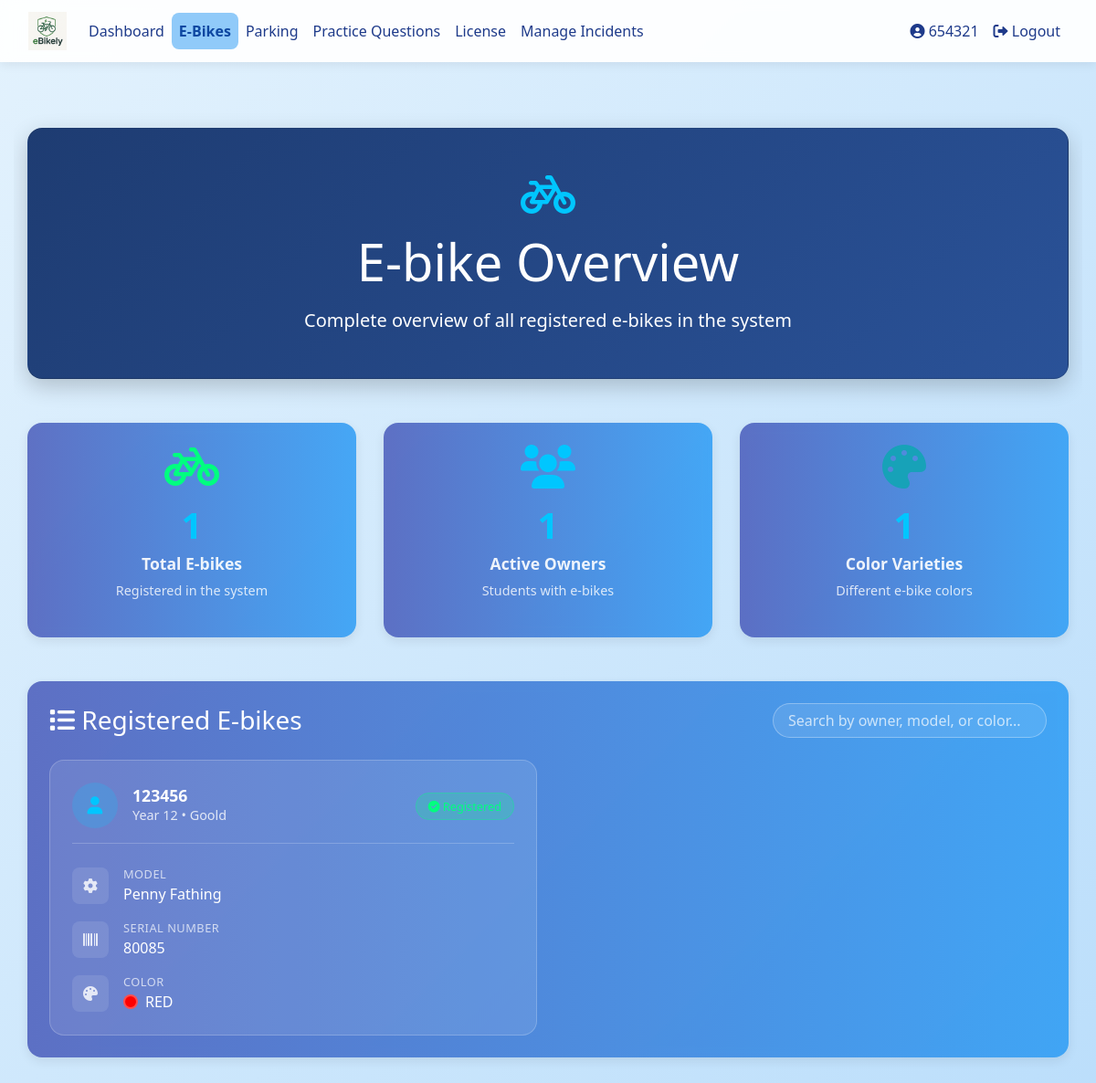
/ebikes (signed in), run on the app's committed database.
### database_setup.py (models this page shows)
class User(Base, UserMixin):
    __tablename__ = 'users'
    id = Column(Integer, primary_key=True)
    username = Column(String(150), unique=True, nullable=False)
    email = Column(String(150), nullable=True)
    password = Column(String(150), nullable=False)
    ebikes = relationship('EBike', back_populates='owner', cascade="all, delete-orphan")
    practice_tests = relationship('PracticeTest', back_populates='user', cascade="all, delete-orphan")
    real_tests = relationship('RealTest', back_populates='user', cascade="all, delete-orphan")
    practice_attempts = relationship("PracticeAttempt", back_populates="user", cascade="all, delete-orphan")
    parking_spot = relationship("ParkingSpot", back_populates="reserved_user", uselist=False)
    reservations = relationship("ParkingReservation", back_populates="user")
    incident_reports = relationship('IncidentReport', foreign_keys='IncidentReport.reported_user_id', back_populates='reported_user')
    has_license = Column(Boolean, default=False)
    role = Column(String(10))  # 'student' or 'teacher'
    department = Column(String(150))  # for teachers
    year = Column(Integer)  # for students
    house = Column(String(50))  # for students

class EBike(Base):
    __tablename__ = 'ebikes'
    id = Column(Integer, primary_key=True)
    owner_id = Column(Integer, ForeignKey('users.id'), nullable=False)
    model = Column(String(100), nullable=False)
    serial_number = Column(String(100), unique=True, nullable=False)
    colour = Column(String(50), nullable=False)  # New field for e-bike colour
    is_approved = Column(Boolean, default=False)
    registration_date = Column(DateTime, default=datetime.utcnow)
    owner = relationship('User', back_populates='ebikes')

### app.py (the view, shortened to what this page needs)
@app.route('/ebikes', methods=['GET', 'POST'])
@login_required
def ebike_management():
    session = SessionLocal()
    if current_user.role == 'teacher':
        all_ebikes = session.query(EBike).options(
            joinedload(EBike.owner)
        ).join(User).filter(User.role == 'student').all()
        session.close()
        return render_template('admin_ebike_overview.html', ebikes=all_ebikes)

### app.py (called while the page is built)
@login_manager.user_loader
def load_user(user_id):
    session = SessionLocal()
    user = session.query(User).get(int(user_id))
    session.close()
    return user

### templates/admin_ebike_overview.html (shortened to what this page needs)
{% extends "base.html" %}
{% block content %}
<div class="container welcome-container">
  <div class="hero-section card text-white p-5 mb-5 fade-in">
    <div class="text-center">
      <i class="fas fa-bicycle dashboard-icon mb-3"></i>
      <h1 class="display-4 mb-3">E-bike Overview</h1>
      <p class="lead mb-0">Complete overview of all registered e-bikes in the system</p>
    </div>
  </div>
  <div class="row slide-up-delay g-4 mb-5">
    <div class="col-md-4">
      <div class="card feature-card p-4 text-center">
        <div class="stat-icon mb-3">
          <i class="fas fa-bicycle fa-3x text-success"></i>
        </div>
        <h3 class="stat-number">{{ ebikes|length }}</h3>
        <h5 class="stat-label">Total E-bikes</h5>
        <p class="stat-description">Registered in the system</p>
      </div>
    </div>
    <div class="col-md-4">
      <div class="card feature-card p-4 text-center">
        <div class="stat-icon mb-3">
          <i class="fas fa-users fa-3x text-primary"></i>
        </div>
        <h3 class="stat-number">{{ ebikes|map(attribute='owner')|unique|list|length }}</h3>
        <h5 class="stat-label">Active Owners</h5>
        <p class="stat-description">Students with e-bikes</p>
      </div>
    </div>
    <div class="col-md-4">
      <div class="card feature-card p-4 text-center">
        <div class="stat-icon mb-3">
          <i class="fas fa-palette fa-3x text-info"></i>
        </div>
        <h3 class="stat-number">{{ ebikes|map(attribute='colour')|unique|list|length }}</h3>
        <h5 class="stat-label">Color Varieties</h5>
        <p class="stat-description">Different e-bike colors</p>
      </div>
    </div>
  </div>
  <div class="card feature-card p-4 slide-up-delay">
    <div class="d-flex justify-content-between align-items-center mb-4">
      <h3 class="mb-0">
        <i class="fas fa-list me-2"></i>
        Registered E-bikes
      </h3>
      <div class="search-controls">
        <input type="text" id="searchInput" class="form-control search-input" placeholder="Search by owner, model, or color...">
      </div>
    </div>
    {% if ebikes %}
      <div class="ebikes-grid" id="ebikesGrid">
        {% for ebike in ebikes %}
          <div class="ebike-card" data-search="{{ ebike.owner.username|lower }} {{ ebike.model|lower }} {{ ebike.colour|lower }} {{ ebike.serial_number|lower }}">
            <div class="ebike-header">
              <div class="owner-info">
                <div class="owner-avatar">
                  <i class="fas fa-user"></i>
                </div>
                <div class="owner-details">
                  <h5 class="owner-name">{{ ebike.owner.username }}</h5>
                  <p class="owner-meta">Year {{ ebike.owner.year }} • {{ ebike.owner.house }}</p>
                </div>
              </div>
              <div class="ebike-status">
                <span class="status-badge active">
                  <i class="fas fa-check-circle"></i> Registered
                </span>
              </div>
            </div>
            <div class="ebike-details">
              <div class="detail-item">
                <div class="detail-icon">
                  <i class="fas fa-cog"></i>
                </div>
                <div class="detail-content">
                  <span class="detail-label">Model</span>
                  <span class="detail-value">{{ ebike.model }}</span>
                </div>
              </div>
              <div class="detail-item">
                <div class="detail-icon">
                  <i class="fas fa-barcode"></i>
                </div>
                <div class="detail-content">
                  <span class="detail-label">Serial Number</span>
                  <span class="detail-value">{{ ebike.serial_number }}</span>
                </div>
              </div>
              <div class="detail-item">
                <div class="detail-icon">
                  <i class="fas fa-palette"></i>
                </div>
                <div class="detail-content">
                  <span class="detail-label">Color</span>
                  <span class="detail-value">
                    <span class="color-indicator" data-color="{{ ebike.colour|lower }}"></span>
                    {{ ebike.colour }}
                  </span>
                </div>
              </div>
            </div>
          </div>
        {% endfor %}
      </div>
    {% endif %}
  </div>
</div>
<link rel="stylesheet" href="https://cdnjs.cloudflare.com/ajax/libs/font-awesome/6.0.0/css/all.min.css">
{% endblock %}

### templates/base.html (shortened to what this page needs)
<!DOCTYPE html>
<html lang="en">
<head>
  <link rel="stylesheet" href="https://stackpath.bootstrapcdn.com/bootstrap/4.5.2/css/bootstrap.min.css">
  <link rel="stylesheet" href="{{ url_for('static', filename='styles.css') }}">
  <link href="https://cdnjs.cloudflare.com/ajax/libs/font-awesome/5.15.4/css/all.min.css" rel="stylesheet">
</head>
<body>
  <nav class="navbar navbar-expand-lg navbar-light">
    <div class="container-fluid">
      <a class="navbar-brand" href="{{ url_for('dashboard') }}">
        <img src="{{ url_for('static', filename='images/logo.png') }}" alt="E-Bike Manager Logo">
      </a>
      <div class="collapse navbar-collapse justify-content-between" id="navbarNav">
        <ul class="navbar-nav">
          {% if current_user.is_authenticated %}
            <li class="nav-item"><a class="nav-link {% if request.endpoint == 'dashboard' %}active{% endif %}" href="{{ url_for('dashboard') }}">Dashboard</a></li>
            <li class="nav-item"><a class="nav-link {% if request.endpoint == 'ebike_management' %}active{% endif %}" href="{{ url_for('ebike_management') }}">E-Bikes</a></li>
            <li class="nav-item"><a class="nav-link {% if request.endpoint == 'parking_spots' %}active{% endif %}" href="{{ url_for('parking_spots') }}">Parking</a></li>
            <li class="nav-item"><a class="nav-link {% if request.endpoint == 'practice_selection' %}active{% endif %}" href="{{ url_for('practice_selection') }}">Practice Questions</a></li>
            <li class="nav-item"><a class="nav-link" href="{{ url_for('license_page') }}">License</a></li>
            {% if current_user.role == 'student' %}
              <li class="nav-item"><a class="nav-link {% if request.endpoint == 'report_incident' %}active{% endif %}" href="{{ url_for('report_incident') }}">Report Incident</a></li>
            {% elif current_user.role == 'teacher' %}
              <li class="nav-item"><a class="nav-link {% if request.endpoint == 'admin_incidents' %}active{% endif %}" href="{{ url_for('admin_incidents') }}">Manage Incidents</a></li>
            {% endif %}
          {% endif %}
        </ul>
        <ul class="navbar-nav">
          {% if current_user.is_authenticated %}
            <li class="nav-item"><a class="nav-link {% if request.endpoint == 'user_profile' %}active{% endif %}" href="{{ url_for('user_profile') }}"><i class="fas fa-user-circle"></i> {{ current_user.username }}</a></li>
            <li class="nav-item"><a class="nav-link" href="{{ url_for('logout') }}"><i class="fas fa-sign-out-alt"></i> Logout</a></li>
          {% else %}
            <li class="nav-item"><a class="nav-link" href="{{ url_for('login') }}"><i class="fas fa-sign-in-alt"></i> Login</a></li>
            <li class="nav-item"><a class="nav-link" href="{{ url_for('register') }}"><i class="fas fa-user-plus"></i> Register</a></li>
          {% endif %}
        </ul>
      </div>
    </div>
  </nav>
  <div class="container my-4">
    {% block content %}{% endblock %}
  </div>
</body>
</html>

### static/styles.css (style rules this page uses)
.card { border-radius: 10px; box-shadow: 0 4px 6px rgba(0, 0, 0, 0.1); transition: transform 0.2s; }
.text-white { color: white; }
.welcome-container { overflow-x: hidden; }
.hero-section { background: linear-gradient(135deg, #f8f9fa 0%, #e9ecef 100%); padding: 100px 0; }
.feature-card { background: white; border-radius: 10px; box-shadow: 0 4px 6px rgba(0, 0, 0, 0.1); transition: transform 0.3s ease; }

### templates/base.html (style rules this page uses)
body { min-height: 100vh; margin: 0; font-family: 'Segoe UI', sans-serif; background: linear-gradient(135deg, #e3f2fd 0%, #bbdefb 100%); color: #212529; }
.navbar { background-color: #ffffffee; backdrop-filter: blur(6px); box-shadow: 0 4px 10px rgba(0, 0, 0, 0.06); }
.navbar-brand img { height: 42px; }
.nav-link { color: #1e3a8a !important; font-weight: 500; transition: background 0.3s ease; border-radius: 0.5rem; padding: 0.5rem 0.8rem; }
.nav-link.active { background-color: #90caf9; color: #0d47a1 !important; font-weight: bold; }
.container, .container-fluid { max-width: 1200px; }
.card, .auth-card { background: #ffffff; border-radius: 1rem; box-shadow: 0 4px 12px rgba(0, 0, 0, 0.08); transition: transform 0.2s ease; }

### templates/admin_ebike_overview.html (style rules this page uses)
.welcome-container { padding-top: 3rem; padding-bottom: 3rem; }
.hero-section { background: linear-gradient(135deg, #1e3c72 0%, #2a5298 100%); border-radius: 1rem; box-shadow: 0 8px 24px rgba(0, 0, 0, 0.2); text-align: center; }
.dashboard-icon { font-size: 3rem; color: #00c6ff; }
.feature-card { background: linear-gradient(to right, #3f51b5cc, #2196f3cc); border-radius: 1rem; backdrop-filter: blur(6px); border: none; color: white; transition: transform 0.3s ease; }
.stat-icon { margin-bottom: 1rem; }
.stat-number { font-size: 2.5rem; font-weight: 700; margin-bottom: 0.5rem; color: #00c6ff; }
.stat-label { font-size: 1.1rem; font-weight: 600; margin-bottom: 0.5rem; opacity: 0.9; }
.stat-description { font-size: 0.9rem; opacity: 0.8; }
.search-controls { min-width: 300px; }
.search-input { background: rgba(255, 255, 255, 0.1); border: 1px solid rgba(255, 255, 255, 0.3); border-radius: 25px; color: white; padding: 0.5rem 1rem; }
.search-input::placeholder { color: rgba(255, 255, 255, 0.7); }
.ebikes-grid { display: grid; grid-template-columns: repeat(auto-fill, minmax(400px, 1fr)); gap: 1.5rem; }
.ebike-card { background: rgba(255, 255, 255, 0.1); border: 1px solid rgba(255, 255, 255, 0.2); border-radius: 1rem; padding: 1.5rem; transition: all 0.3s ease; }
.ebike-header { display: flex; justify-content: space-between; align-items: center; margin-bottom: 1.5rem; padding-bottom: 1rem; border-bottom: 1px solid rgba(255, 255, 255, 0.2); }
.owner-info { display: flex; align-items: center; gap: 1rem; }
.owner-avatar { width: 50px; height: 50px; background: rgba(0, 198, 255, 0.2); border-radius: 50%; display: flex; align-items: center; justify-content: center; color: #00c6ff; font-size: 1.2rem; }
.owner-name { font-size: 1.1rem; font-weight: 600; margin: 0; color: white; }
.owner-meta { font-size: 0.9rem; opacity: 0.8; margin: 0; }
.status-badge { background: rgba(0, 255, 127, 0.2); color: #00ff7f; padding: 0.3rem 0.8rem; border-radius: 15px; font-size: 0.8rem; font-weight: 500; border: 1px solid rgba(0, 255, 127, 0.3); }
.ebike-details { display: flex; flex-direction: column; gap: 1rem; }
.detail-item { display: flex; align-items: center; gap: 1rem; }
.detail-icon { width: 40px; height: 40px; background: rgba(255, 255, 255, 0.1); border-radius: 8px; display: flex; align-items: center; justify-content: center; color: rgba(255, 255, 255, 0.8); flex-shrink: 0; }
.detail-content { display: flex; flex-direction: column; flex-grow: 1; }
.detail-label { font-size: 0.8rem; opacity: 0.7; text-transform: uppercase; letter-spacing: 0.5px; }
.detail-value { font-size: 1rem; font-weight: 500; display: flex; align-items: center; gap: 0.5rem; }
.color-indicator { width: 16px; height: 16px; border-radius: 50%; border: 2px solid rgba(255, 255, 255, 0.3); display: inline-block; }
.text-success { color: #00ff7f !important; }
.text-primary { color: #00c6ff !important; }
.text-info { color: #17a2b8 !important; }
.fade-in { animation: fadeIn 1s ease-in; }
.slide-up-delay { animation: slideUp 0.8s ease-out 0.3s backwards; }

### data on the page
User: username "654321"
EBike: owner.username "123456", owner.year "12", owner.house "Goold", model "Penny Fathing", serial_number "80085", colour "RED"
